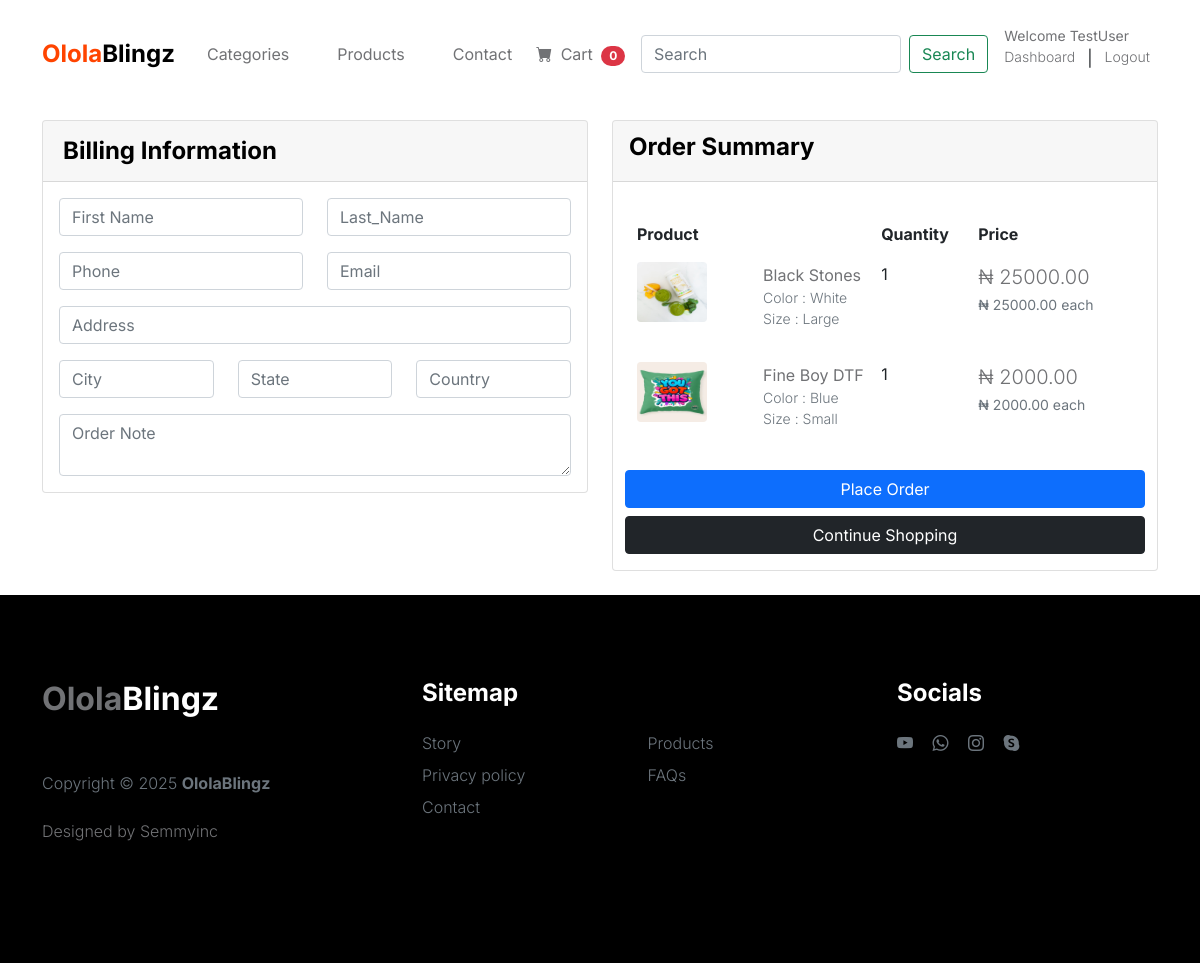
Page /payment/checkout/ (signed in) on the committed database.
### users/models.py (models this page shows, shortened)
class Users(AbstractBaseUser):
    first_name = models.CharField(max_length=50)
    last_name = models.CharField(max_length=50)
    username = models.CharField(max_length=50, unique=True)
    phone = models.CharField(max_length=50)
    email = models.EmailField(unique=True)
    date_joined = models.DateTimeField(auto_now_add=True)
    last_login = models.DateTimeField(auto_now_add=True)
    is_admin = models.BooleanField(default=False)
    is_staff = models.BooleanField(default=False)
    is_active = models.BooleanField(default=False)
    is_superadmin = models.BooleanField(default=False)
    USERNAME_FIELD = 'email'
    REQUIRED_FIELDS = ['username', 'first_name', 'last_name']
    objects = UsersManager()
    class Meta:
        verbose_name_plural = 'Users'

### cart/models.py (models this page shows, shortened)
class CartItem(models.Model):
    user = models.ForeignKey(Users, on_delete=models.CASCADE, null=True, blank=True)
    product = models.ForeignKey(Product, on_delete=models.CASCADE)
    variations = models.ManyToManyField(Variation, blank=True)
    cart = models.ForeignKey(Cart, on_delete=models.CASCADE, null=True)
    quantity = models.IntegerField()
    is_active = models.BooleanField(default=True)
    def sub_total(self):
        if self.product.promo:
            return self.product.promo_price * self.quantity
        else:
            return self.product.price * self.quantity

### product/models.py (models this page shows, shortened)
class Product(models.Model):
    product_name = models.CharField(max_length=50)
    slug = models.SlugField()
    category = models.ForeignKey(Category, on_delete=models.CASCADE, null=True, blank=True)
    description = models.TextField()
    promo = models.BooleanField(default=False)
    price = models.DecimalField(max_digits=7, decimal_places=2)
    promo_price = models.DecimalField(max_digits=7, decimal_places=2)
    image = models.ImageField(upload_to='uploads/product_picture', default='default.jpg')
    available = models.BooleanField(default=True, blank=True, null=True)
    created_at = models.DateTimeField(auto_now_add=True, blank=True, null=True)
    modified_at = models.DateTimeField(auto_now=True, blank=True, null=True)
    stock_level = models.IntegerField(blank=True, null=True)
    def get_slug_url(self):
        return reverse('product_detail', args=[self.category.slug, self.slug])

class Variation(models.Model):
    product = models.ForeignKey(Product, on_delete=models.CASCADE)
    variation_category = models.CharField(max_length=255, choices=variation_category_choice)
    variation_value = models.CharField(max_length=255)
    is_active = models.BooleanField(default=True)
    created_at = models.DateTimeField(auto_now=True)
    objects = VariationManager()

### payment/views.py (the view)
# urls.py: path("checkout/", views.checkout, name='checkout'),
@login_required(login_url='login')
def checkout(request, quantity=0, total=0, cart_items=None):
    if request.user.is_authenticated:
        cart_items = CartItem.objects.filter(user=request.user, is_active=True)
    else:
        cart = Cart.objects.get(cart_id=_cart_id(request))
        cart_items = CartItem.objects.filter(cart=cart, is_active=True)
    tax = 0
    grand_total = 0
    for cart_item in cart_items:
        quantity += cart_item.quantity
        if cart_item.product.promo:
            total += (cart_item.product.promo_price)*cart_item.quantity
        else:
            total += (cart_item.product.price)*cart_item.quantity
    tax = (5 * total)/100
    grand_total = total + tax
    context = {'cart_items':cart_items, 'grand_total':grand_total, 'tax':tax, 'total':total, 'quantity':quantity}
    return render(request, 'payment/checkout.html', context)

### templates/payment/checkout.html (shortened to what this page needs)
{% extends 'base.html' %}
{% block content %}
{% load static %}
<section class="section-content padding-y bg">
    <div class="container">
        <br><br><br><br><br>
        <form action="{% url 'create_order' %}" method="POST">
            <div class="row">
                <aside class="col-lg-6">
                    <div class="card">
                        <div class="card-header">
                            <h5 class="fw-5 fst-bold p-1 my-0">Billing Information</h5>
                        </div>
                        <div class="card-body">
                                <div class="row mb-3">
                                    <div class="col form-group">
                                        <input type="text" name="first_name" placeholder="First Name" class="form-control" required>
                                    </div>
                                    <div class="col form-group">
                                        <input type="text" name="last_name" placeholder="Last_Name" class="form-control" required>
                                    </div>
                                </div>
                                <div class="row mb-3">
                                    <div class="col form-group">
                                        <input type="text" name="phone" placeholder="Phone" class="form-control" required>
                                    </div>
                                    <div class="col form-group">
                                        <input type="text" name="email" placeholder="Email" class="form-control" required>
                                    </div>
                                </div>
                                <div class="row mb-3">
                                    <div class="col form-group">
                                        <input type="text" name="address" placeholder="Address" class="form-control" required>
                                    </div>
                                </div>
                                <div class="row mb-3">
                                    <div class="col form-group">
                                        <input type="text" name="city" placeholder="City" class="form-control" required>
                                    </div>
                                    <div class="col form-group">
                                        <input type="text" name="state" placeholder="State" class="form-control" required>
                                    </div>
                                    <div class="col form-group">
                                        <input type="text" name="country" placeholder="Country" class="form-control" required>
                                    </div>
                                </div>
                                <div class="row">
                                    <div class="col form-group">
                                        <textarea class="form-control" name="order_note" placeholder="Order Note"></textarea>
                                    </div>
                                </div>
                        </div>
                    </div>
                </aside>
                <aside class="col-lg-6">
                    <div class="card">
                    <div class="card-header">
                        <h5 class="fw-5 fst-bold">Order Summary</h5>
                    </div>
                    <div class="card-body">
                        <p class="card-text">
                                <table class="table table-borderless">
                                    <thead>
                                        <tr>
                                            <th scope="col" align="right">Product</th>
                                            <th scope="col">Quantity</th>
                                            <th scope="col">Price</th>
                                            <th scope="col"></th>
                                        </tr>
                                    </thead>
                                    <tbody>
                                        {% if cart_items %}
                                            {% for cart_item in cart_items %}
                                                <tr>
                                                    <td scope="row g-0">
                                                        <div class="row align-items-center">
                                                            <div class="col">
                                                                <figure>
                                                                    <div><img src="{{cart_item.product.image.url}}" class="figure-img img-fluid rounded" alt="product image" style="width: 70px; height: 60px;"></div>
                                                                </figure>
                                                            </div>
                                                            <div class="col">
                                                                <figcaption class="info">
                                                                        <a href="{{cart_item.product.get_slug_url}}">{{cart_item.product.product_name}}</a>
                                                                        <p class="text-muted small">
                                                                            {% if cart_item.variations.all %}
                                                                                {% for item in cart_item.variations.all %}
                                                                                    {{ item.variation_category | capfirst }} : {{ item.variation_value | capfirst }} <br>
                                                                                {% endfor %}
                                                                            {% endif %}
                                                                        </p>
                                                                    </figcaption>
                                                            </div>
                                                    </td>
                                                    <td align="">
                                                        {{cart_item.quantity}}
                                                    </td>
                                                    <td>
                                                        {% if cart_item.product.promo %}
                                                            <div>
                                                                <p class="mb-0">&#8358 {{cart_item.sub_total}}</p>
                                                                <small class="text-muted mt-0">&#8358 {{cart_item.product.promo_price}} each</small>
                                                            </div>
                                                        {% else %}
                                                            <div>
                                                                <p class="mb-0">&#8358 {{cart_item.sub_total}}</p>
                                                                <small class="text-muted mt-0">&#8358 {{cart_item.product.price}} each</small>
                                                            </div>
                                                        {% endif %}
                                                    </td>
                                                </tr>
                                            {% endfor %}
                                        {% endif %}
                                    </tbody>
                                </table>
                        </p>
                        <div class="row align-items-center px-2" align="center">
                            <button type="submit" class="btn btn-primary mb-2 mt-0" name="submit"> Place Order </button>
                            <a href="{% url 'products' %}" class="btn btn-dark">Continue Shopping</a>
                        </div>
                    </div>
                    </div>
                </aside>
            </div>
        </form>
    </div>
</section>
<br>
{% endblock %}

### templates/navbar.html (shortened to what this page needs)
<nav class="navbar navbar-expand-lg">
    <div class="container">
        <a class="navbar-brand" href="{% url 'home' %}">
            <strong><span>Olola</span>Blingz</strong>
        </a>
        <div class="collapse navbar-collapse" id="navbarNav">
            <ul class="navbar-nav mx-auto">
                <li class="nav-item dropdown">
                    <a class="nav-link dropdown-toggle" id="navbarDropdown" href="#" role="button" data-bs-toggle="dropdown" aria-expanded="false">Categories</a>
                </li>
                <li class="nav-item">
                    <a class="nav-link" href="{% url 'products' %}">Products</a>
                </li>
                <li class="nav-item">
                    <a class="nav-link" href="contact.html">Contact</a>
                </li>
                <li class="nav-item">
                    <a href="{% url 'cart_page' %}">
                        <i class="bi-cart-fill me-1"></i>
                        Cart
                        <span class="badge bg-danger ms-1 rounded-pill text-white">{{cart_counter|length}}</span>
                    </a>
                </li>
            </ul>
            <div class="d-none d-lg-block mx-auto">
                <form class="d-flex" role="search" method="POST" action="{% url 'search' %}">
                    <input class="form-control me-2" type="search" placeholder="Search" aria-label="Search", name="search">
                    <button class="btn btn-outline-success" type="submit">Search</button>
                </form>
            </div>
            {% if not user.is_authenticated %}
                <div class="d-none d-lg-block mx-auto">
                    <!-- <a href="{% url 'register' %}" class="bi-person custom-icon me-3"></a>
                    <a href="product-detail.html" class="bi-bag custom-icon"></a> -->
                    <div class="row mb-0">
                        <a href="#" class="small">Welcome User</a>
                    </div>
                    <div class="row mt-0">
                        <p class="col text-muted small"><a href="{% url 'login' %}">Login</a></p>|
                        <p class="col text-muted small"><a href="{% url 'register' %}">Register</a></p>
                    </div>
                </div>
            {% else %}
                <div class="d-none d-lg-block mx-auto">
                    <div class="row">
                        <a href="#" class="small">Welcome {{request.user.username}}</a>
                    </div>
                    <div class="row my-auto">
                        <p class="col text-muted small"><a href="{% url 'dashboard' %}">Dashboard</a></p>|
                        <p class="col text-muted small"><a href="{% url 'logout' %}">Logout</a></p>
                    </div>
                </div>
            {% endif %}
        </div>
    </div>
</nav>

### rows in the picture
Users: user.username "TestUser"
CartItem: product.image (picture), product.product_name "Black Stones", quantity "1", sub_total "25000.00", product.price "25000.00"
Variation: variation_category "Color", variation_value "White"
Variation: variation_category "Size", variation_value "Large"
CartItem: product.image (picture), product.product_name "Fine Boy DTF", quantity "1", sub_total "2000.00", product.price "2000.00"
Variation: variation_category "Color", variation_value "Blue"
Variation: variation_category "Size", variation_value "Small"

### other values in the picture
{{ cart_counter|length }} "0"
